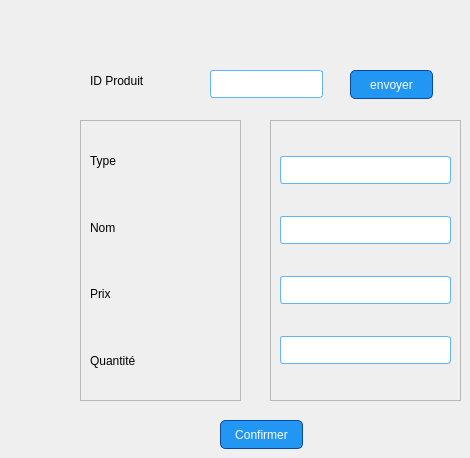
        <widget class="QWidget" name="pagemodifierproduit">
         <widget class="QLabel" name="label_5">
          <property name="geometry">
           <rect>
            <x>90</x>
            <y>60</y>
            <width>121</width>
            <height>41</height>
           </rect>
          </property>
          <property name="text">
           <string>ID Produit</string>
          </property>
         </widget>
         <widget class="QFrame" name="frame_5">
          <property name="geometry">
           <rect>
            <x>80</x>
            <y>120</y>
            <width>161</width>
            <height>281</height>
           </rect>
          </property>
          <property name="frameShape">
           <enum>QFrame::Shape::StyledPanel</enum>
          </property>
          <property name="frameShadow">
           <enum>QFrame::Shadow::Raised</enum>
          </property>
          <layout class="QVBoxLayout" name="verticalLayout_4">
           <item>
            <widget class="QLabel" name="label_6">
             <property name="text">
              <string>Type</string>
             </property>
            </widget>
           </item>
           <item>
            <widget class="QLabel" name="label_7">
             <property name="text">
              <string>Nom</string>
             </property>
            </widget>
           </item>
           <item>
            <widget class="QLabel" name="label_8">
             <property name="text">
              <string>Prix</string>
             </property>
            </widget>
           </item>
           <item>
            <widget class="QLabel" name="label_9">
             <property name="text">
              <string>Quantité</string>
             </property>
            </widget>
           </item>
          </layout>
         </widget>
         <widget class="QFrame" name="frame_6">
          <property name="geometry">
           <rect>
            <x>270</x>
            <y>120</y>
            <width>191</width>
            <height>281</height>
           </rect>
          </property>
          <property name="frameShape">
           <enum>QFrame::Shape::StyledPanel</enum>
          </property>
          <property name="frameShadow">
           <enum>QFrame::Shadow::Raised</enum>
          </property>
          <layout class="QVBoxLayout" name="verticalLayout_5">
           <item>
            <widget class="QLineEdit" name="inputtypemodi">
             <property name="styleSheet">
              <string notr="true">QLineEdit {
    border: 1px solid #64B5F6; /* Bleu clair */
    border-radius: 3px;
    padding: 5px;
    background-color: white;
}
QLineEdit:focus {
    border: 2px solid #1E88E5; /* Bleu vif */
}</string>
             </property>
            </widget>
           </item>
           <item>
            <widget class="QLineEdit" name="inputnommodif">
             <property name="styleSheet">
              <string notr="true">QLineEdit {
    border: 1px solid #64B5F6; /* Bleu clair */
    border-radius: 3px;
    padding: 5px;
    background-color: white;
}
QLineEdit:focus {
    border: 2px solid #1E88E5; /* Bleu vif */
}</string>
             </property>
            </widget>
           </item>
           <item>
            <widget class="QLineEdit" name="inputprixmodif">
             <property name="styleSheet">
              <string notr="true">QLineEdit {
    border: 1px solid #64B5F6; /* Bleu clair */
    border-radius: 3px;
    padding: 5px;
    background-color: white;
}
QLineEdit:focus {
    border: 2px solid #1E88E5; /* Bleu vif */
}</string>
             </property>
            </widget>
           </item>
           <item>
            <widget class="QLineEdit" name="inputquantitemodif">
             <property name="styleSheet">
              <string notr="true">QLineEdit {
    border: 1px solid #64B5F6; /* Bleu clair */
    border-radius: 3px;
    padding: 5px;
    background-color: white;
}
QLineEdit:focus {
    border: 2px solid #1E88E5; /* Bleu vif */
}</string>
             </property>
            </widget>
           </item>
          </layout>
         </widget>
         <widget class="QLineEdit" name="idproduitmodifie">
          <property name="geometry">
           <rect>
            <x>210</x>
            <y>70</y>
            <width>113</width>
            <height>28</height>
           </rect>
          </property>
          <property name="styleSheet">
           <string notr="true">QLineEdit {
    border: 1px solid #64B5F6; /* Bleu clair */
    border-radius: 3px;
    padding: 5px;
    background-color: white;
}
QLineEdit:focus {
    border: 2px solid #1E88E5; /* Bleu vif */
}</string>
          </property>
         </widget>
         <widget class="QPushButton" name="bouttonidproduitmodif">
          <property name="geometry">
           <rect>
            <x>350</x>
            <y>70</y>
            <width>83</width>
            <height>29</height>
           </rect>
          </property>
          <property name="styleSheet">
           <string notr="true">QPushButton {
    background-color: #2196F3; /* Bleu primaire */
    color: white;
    border: 1px solid #0D47A1; /* Bleu foncé */
    border-radius: 5px;
    padding: 5px;
}
QPushButton:hover {
    background-color: #1976D2; /* Bleu intermédiaire */
}
QPushButton:pressed {
    background-color: #1565C0; /* Bleu plus foncé */
}</string>
          </property>
          <property name="text">
           <string>envoyer</string>
          </property>
         </widget>
         <widget class="QPushButton" name="bouttonconfirmermodification">
          <property name="geometry">
           <rect>
            <x>220</x>
            <y>420</y>
            <width>83</width>
            <height>29</height>
           </rect>
          </property>
          <property name="styleSheet">
           <string notr="true">QPushButton {
    background-color: #2196F3; /* Bleu primaire */
    color: white;
    border: 1px solid #0D47A1; /* Bleu foncé */
    border-radius: 5px;
    padding: 5px;
}
QPushButton:hover {
    background-color: #1976D2; /* Bleu intermédiaire */
}
QPushButton:pressed {
    background-color: #1565C0; /* Bleu plus foncé */
}</string>
          </property>
          <property name="text">
           <string>Confirmer</string>
          </property>
         </widget>
        </widget>
